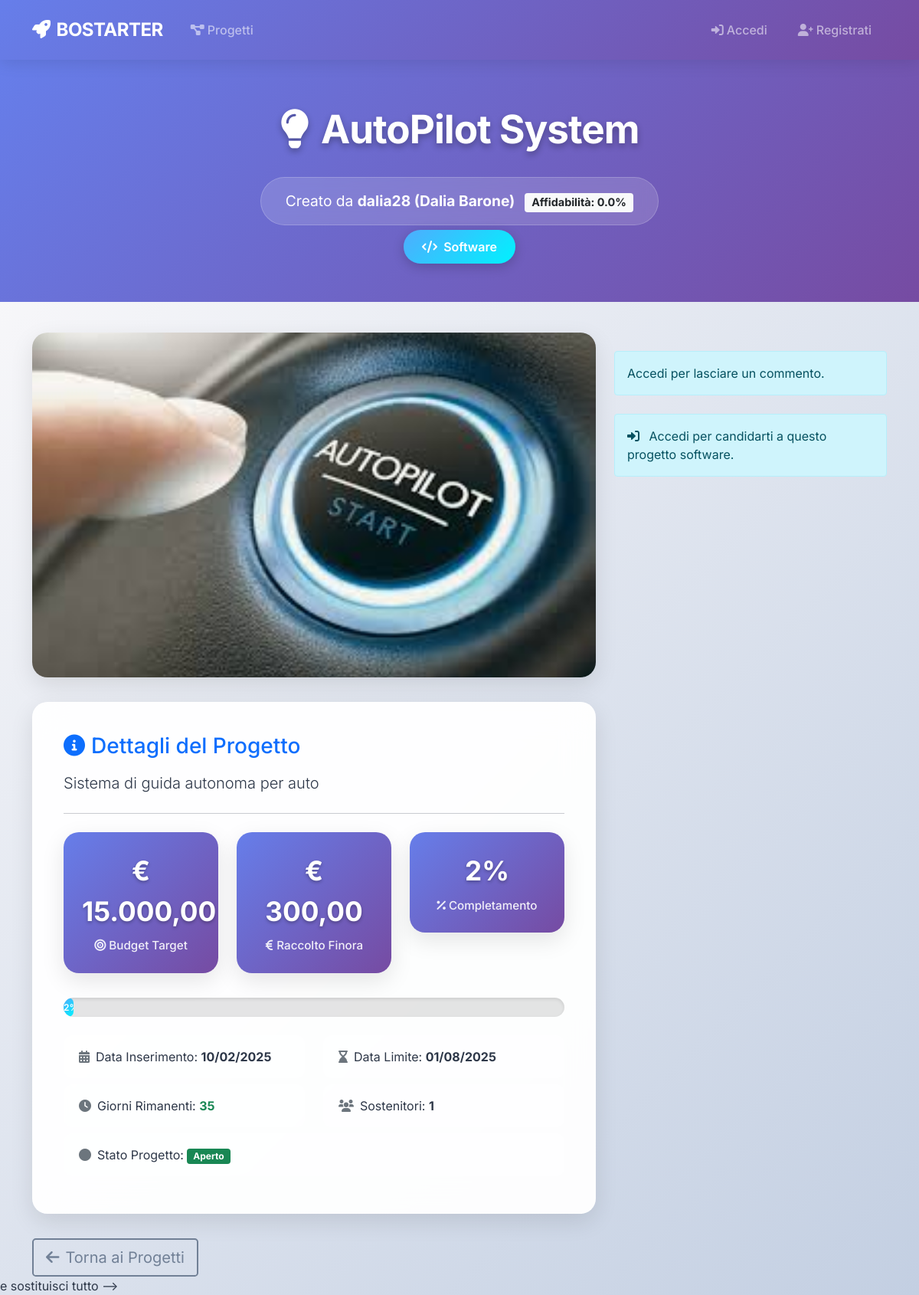
/public/project_detail.php?name=AutoPilot+System, run on the app's committed database.
### tables this page shows
CREATE TABLE PROGETTO(
    Nome                VARCHAR(100) PRIMARY KEY,
    Descrizione         TEXT NOT NULL,
    Data_Inserimento    DATE NOT NULL,
    Stato               ENUM('aperto', 'chiuso')NOT NULL DEFAULT 'aperto',
    Budget              DECIMAL(10,2) NOT NULL,
    Data_Limite         DATE NOT NULL,
    Tipo                ENUM('Hardware', 'Software') NOT NULL,
    Email_Creatore      VARCHAR(100) NOT NULL,
    FOREIGN KEY (Email_Creatore) REFERENCES CREATORE(Email) ON DELETE CASCADE
);

CREATE TABLE UTENTE(
    Email               VARCHAR(100) PRIMARY KEY,
    Nickname            VARCHAR(50) UNIQUE NOT NULL,
    Password            VARCHAR(255) NOT NULL,
    Nome                VARCHAR(50) NOT NULL,
    Cognome             VARCHAR(50) NOT NULL,
    Anno_Di_Nascita     DATE NOT NULL,
    Luogo_Di_Nascita    VARCHAR(100) NOT NULL
);

CREATE TABLE CREATORE (
    Email           VARCHAR(100) PRIMARY KEY,
    Nr_Progetti     INT DEFAULT 0,
    Affidabilita    FLOAT DEFAULT 0,
    FOREIGN KEY (Email) REFERENCES UTENTE(Email) ON DELETE CASCADE
);

### public/project_detail.php (the view, shortened to what the rows shown need)
<?php
require_once '../config/database.php';
function formatCurrency($amount) {
    return '€ ' . number_format($amount, 2, ',', '.');
}
$nomeProgetto = $_GET['name'];
$db = Database::getInstance();
$sql = "
    SELECT
        p.Nome,
        p.Descrizione,
        p.Data_Inserimento,
        p.Stato,
        p.Budget,
        p.Data_Limite,
        p.Tipo,
        p.Email_Creatore,
        u.Nickname AS CreatoreNickname,
        u.Nome AS CreatoreNome,
        u.Cognome AS CreatoreCognome,
        c.Affidabilita,
        COALESCE(SUM(f.Importo), 0) AS Totale_Finanziato,
        COUNT(DISTINCT f.Email_Utente) AS Num_Finanziatori,
        (SELECT percorso FROM FOTO WHERE Nome_Progetto = p.Nome LIMIT 1) AS Foto,
        DATEDIFF(p.Data_Limite, CURDATE()) AS Giorni_Rimanenti
    FROM PROGETTO p
    JOIN CREATORE c ON p.Email_Creatore = c.Email
    JOIN UTENTE u ON c.Email = u.Email
    LEFT JOIN FINANZIAMENTO f ON p.Nome = f.Nome_Progetto
    LEFT JOIN FOTO foto ON p.Nome = foto.Nome_Progetto
    WHERE p.Nome = ?
    GROUP BY p.Nome, p.Descrizione, p.Data_Inserimento, p.Stato, p.Budget, p.Data_Limite, p.Tipo, CreatoreNickname, CreatoreNome, CreatoreCognome, c.Affidabilita, foto.percorso
";
$progetto = $db->fetchOne($sql, [$nomeProgetto]);
$oggi     = new DateTimeImmutable('today');
$limite   = new DateTimeImmutable($progetto['Data_Limite']);
$progetto['Giorni_Rimanenti'] = (int) $oggi->diff($limite)->format('%r%a');
$percentuale = $progetto['Budget'] > 0 ? round($progetto['Totale_Finanziato'] / $progetto['Budget'] * 100, 1) : 0;
$statoClasse = ($progetto['Stato'] === 'aperto' && $progetto['Giorni_Rimanenti'] > 0 && $percentuale < 100) ? 'success' : 'secondary';
?>
<!DOCTYPE html>
<html lang="it">
<head>
    <link href="https://cdn.jsdelivr.net/npm/bootstrap@5.1.3/dist/css/bootstrap.min.css" rel="stylesheet">
    <link href="https://cdnjs.cloudflare.com/ajax/libs/font-awesome/6.0.0/css/all.min.css" rel="stylesheet">
</head>
<body>
<div class="project-header">
    <div class="container text-center">
        <h1 class="project-title"><i class="fas fa-lightbulb me-3"></i><?= htmlspecialchars($progetto['Nome']) ?></h1>
        <div class="creator-info">
            Creato da
            <strong>
                <?= htmlspecialchars($progetto['CreatoreNickname']) ?>
                (<?= htmlspecialchars($progetto['CreatoreNome'] ?? '') . ' ' . htmlspecialchars($progetto['CreatoreCognome'] ?? '') ?>)
            </strong>
            <span class="badge bg-light text-dark ms-2">
                Affidabilità: <?= number_format($progetto['Affidabilita'] * 100, 1) ?>%
            </span>
        </div>
        <br>
        <span class="type-badge">
            <i class="fas fa-<?= $progetto['Tipo'] === 'Hardware' ? 'microchip' : 'code' ?> me-1"></i>
            <?= htmlspecialchars($progetto['Tipo']) ?>
        </span>
    </div>
</div>
<div class="container">
    <div class="row">
        <div class="col-lg-8">
            <div class="project-details-card fade-in-up">
                <h3 class="mb-3 text-primary"><i class="fas fa-info-circle me-2"></i>Dettagli del Progetto</h3>
                <p class="lead"><?= nl2br(htmlspecialchars($progetto['Descrizione'])) ?></p>
                <hr class="my-4">
                <div class="row text-center">
                    <div class="col-md-4">
                        <div class="stat-box">
                            <div class="value"><?= formatCurrency($progetto['Budget']) ?></div>
                            <div class="label"><i class="fas fa-bullseye me-1"></i>Budget Target</div>
                        </div>
                    </div>
                    <div class="col-md-4">
                    </div>
                    <div class="col-md-4">
                    </div>
                </div>
                <div class="progress mt-3">
                    <div class="progress-bar bg-<?= $statoClasse ?>" role="progressbar"
                         style="width: <?= $percentuale ?>%;"
                         aria-valuenow="<?= $percentuale ?>" aria-valuemin="0" aria-valuemax="100">
                    </div>
                </div>
                <div class="row mt-4">
                    <div class="col-md-6">
                        <div class="info-row">
                            <i class="fas fa-calendar-alt me-2 text-muted"></i>Data Inserimento: <strong><?= date('d/m/Y', strtotime($progetto['Data_Inserimento'])) ?></strong>
                        </div>
                    </div>
                    <div class="col-md-6">
                        <div class="info-row">
                            <i class="fas fa-hourglass-end me-2 text-muted"></i>Data Limite: <strong><?= date('d/m/Y', strtotime($progetto['Data_Limite'])) ?></strong>
                        </div>
                    </div>
                    <div class="col-md-6">
                    </div>
                    <div class="col-md-6">
                    </div>
                    <div class="col-12">
                        <div class="info-row">
                            <i class="fas fa-circle me-2 text-muted"></i>Stato Progetto:
                            <span class="badge bg-<?= $statoClasse ?>"><?= ucfirst($progetto['Stato']) ?></span>
                        </div>
                    </div>
                </div>
            </div>
        </div>
    </div>
</div>
</body>
</html>

### data on the page
progetto: Nome "AutoPilot System", utente.Nickname "dalia28", utente.Nome "Dalia", utente.Cognome "Barone", $progetto['Affidabilita']*100 "0.0", Tipo "Software", Descrizione "Sistema di guida autonoma per auto", Budget "€ 15.000,00", Data_Inserimento "10/02/2025", Data_Limite "01/08/2025", Stato "Aperto"

### other printed values
formatCurrency($progetto['Totale_Finanziato']) "€ 300,00"
$percentuale "2"
$progetto['Giorni_Rimanenti'] "35"
$progetto['Num_Finanziatori'] "1"
